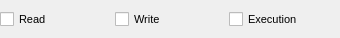
<?xml version="1.0" encoding="UTF-8"?>
<ui version="4.0">
 <class>PermissionsWidget</class>
 <widget class="QWidget" name="PermissionsWidget">
  <property name="geometry">
   <rect>
    <x>0</x>
    <y>0</y>
    <width>340</width>
    <height>38</height>
   </rect>
  </property>
  <property name="sizePolicy">
   <sizepolicy hsizetype="Fixed" vsizetype="Preferred">
    <horstretch>0</horstretch>
    <verstretch>0</verstretch>
   </sizepolicy>
  </property>
  <property name="minimumSize">
   <size>
    <width>254</width>
    <height>38</height>
   </size>
  </property>
  <property name="maximumSize">
   <size>
    <width>16777215</width>
    <height>38</height>
   </size>
  </property>
  <property name="windowTitle">
   <string/>
  </property>
  <property name="styleSheet">
   <string notr="true">QWidget
{
font-size: 11px;
font-family: &quot;Lato&quot;;
}
</string>
  </property>
  <layout class="QHBoxLayout" name="horizontalLayout">
   <property name="spacing">
    <number>15</number>
   </property>
   <property name="leftMargin">
    <number>0</number>
   </property>
   <item>
    <widget class="QCheckBox" name="cbRead">
     <property name="text">
      <string>Read</string>
     </property>
    </widget>
   </item>
   <item>
    <widget class="QCheckBox" name="cbWrite">
     <property name="text">
      <string>Write</string>
     </property>
    </widget>
   </item>
   <item>
    <widget class="QCheckBox" name="cbExecution">
     <property name="text">
      <string>Execution</string>
     </property>
    </widget>
   </item>
  </layout>
 </widget>
 <resources/>
 <connections/>
</ui>
